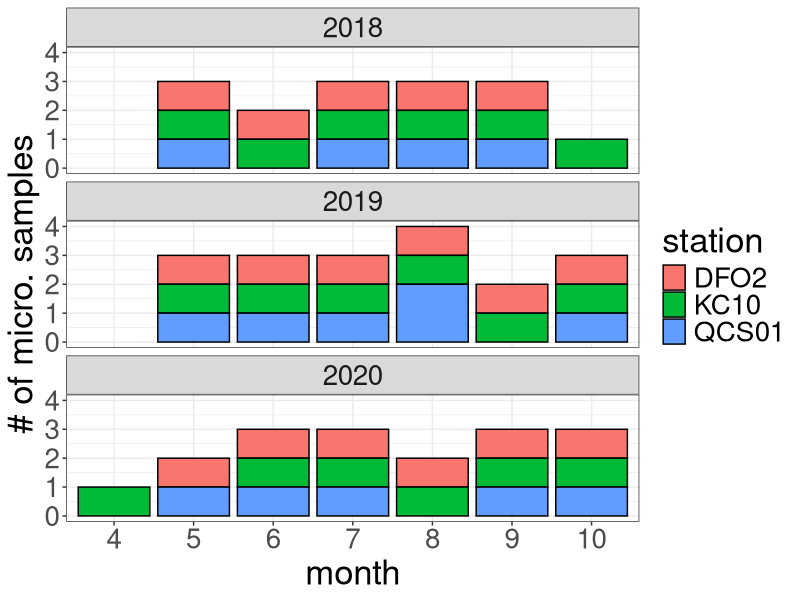
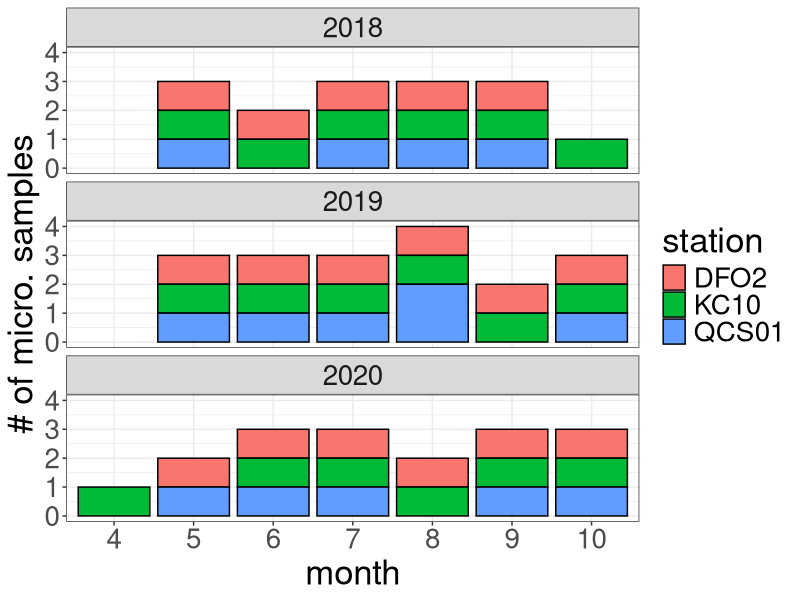

Source code (R) for these figures, in order: (Note: this script raises an error after producing the figures.)
## ---- chunk 1
#Load packages
library(tidyverse)
library(patchwork)
library(here)
library(readr)
library(readxl)
## ---- chunk 2
#Upload fully formatted microscopy data

micro <- read_csv(here("outputs", "micro_master_2021-10-18.csv"))

micro_kc10 <- read_csv(here("outputs", "micro_kc10_2021-12-01.csv"))

micro_kc10_ds <- read_csv(here("outputs", "micro_kc10_ds_2021-12-01.csv"))

#Upload data
data <- read_csv(here("outputs", "ctd_merge_2021-11-04_chem.csv")) 
## ---- chunk 3
#Upload chemtax data

#Upload data
#Uploading chemtax data
chem <- read_csv(here("outputs", "chemtax_master_2021-11-04.csv")) 


## ---- chunk 4
#Selecting autotrophic groups from class level specifications above. Too coarse for dinos.


#Can't figure out how to make this work with multiple stations. Trying each separately and binding
micro_sum_dfo2 <- micro %>%
  filter(trophicStatus == "auto" &
          site_id == "DFO2") %>% 
  complete(date, group) %>% # make each day have all species, even if not observed (for joining)
  group_by(date, group) %>% 
  summarise(sum = sum(count)) %>% #sum counts for each grouping/class
  ungroup() %>% 
  arrange(date, group) %>% 
  mutate(sum = replace_na(sum, 0),
         site_id = "DFO2") #replace NAs, created by complete, with 0s

micro_sum_kc10 <- micro %>%
  filter(trophicStatus == "auto" &
          site_id == "KC10") %>% 
  complete(date, group) %>% # make each day have all species, even if not observed (for joining)
  group_by(date, group) %>% 
  summarise(sum = sum(count)) %>% #sum counts for each grouping/class
  ungroup() %>% 
  arrange(date, group) %>% 
  mutate(sum = replace_na(sum, 0),
         site_id = "KC10") #replace NAs, created by complete, with 0s

micro_sum_qcs01 <- micro %>%
  filter(trophicStatus == "auto" &
          site_id == "QCS01") %>% 
  complete(date, group) %>% # make each day have all species, even if not observed (for joining)
  group_by(date, group) %>% 
  summarise(sum = sum(count)) %>% #sum counts for each grouping/class
  ungroup() %>% 
  arrange(date, group) %>% 
  mutate(sum = replace_na(sum, 0),
         site_id = "QCS01") #replace NAs, created by complete, with 0s

micro_sum_qu39 <- micro %>%
  filter(trophicStatus == "auto" &
          site_id == "QU39") %>% 
  complete(date, group) %>% # make each day have all species, even if not observed (for joining)
  group_by(date, group) %>% 
  summarise(sum = sum(count)) %>% #sum counts for each grouping/class
  ungroup() %>% 
  arrange(date, group) %>% 
  mutate(sum = replace_na(sum, 0),
         site_id = "QU39") #replace NAs, created by complete, with 0s

micro_sum <- rbind(micro_sum_dfo2, micro_sum_kc10, micro_sum_qcs01, micro_sum_qu39)
## ---- chunk 5
#Summing species for the KC10-QU39 Timeseries
micro_kc10_sum <- micro_kc10 %>%
  filter(trophicStatus == "auto" &
          site_id == "KC10") %>% 
  complete(date, group) %>% # make each day have all species, even if not observed (for joining)
  group_by(date, group) %>% 
  summarise(sum = sum(count)) %>% #sum counts for each grouping/class
  ungroup() %>% 
  arrange(date, group) %>% 
  mutate(sum = replace_na(sum, 0),
         site_id = "KC10") #replace NAs, created by complete, with 0s

micro_sum_qu39 <- micro_kc10 %>%
  filter(trophicStatus == "auto" &
          site_id == "QU39") %>% 
  complete(date, group) %>% # make each day have all species, even if not observed (for joining)
  group_by(date, group) %>% 
  summarise(sum = sum(count)) %>% #sum counts for each grouping/class
  ungroup() %>% 
  arrange(date, group) %>% 
  mutate(sum = replace_na(sum, 0),
         site_id = "QU39")

micro_sum_2 <- rbind(micro_kc10_sum, micro_sum_qu39)

#Doing the same for the QU39 downscaled timeseries

micro_kc10_ds_sum <- micro_kc10_ds %>%
  filter(trophicStatus == "auto" &
          site_id == "KC10") %>% 
  complete(date, group) %>% # make each day have all species, even if not observed (for joining)
  group_by(date, group) %>% 
  summarise(sum = sum(count)) %>% #sum counts for each grouping/class
  ungroup() %>% 
  arrange(date, group) %>% 
  mutate(sum = replace_na(sum, 0),
         site_id = "KC10") #replace NAs, created by complete, with 0s

micro_sum_ds_qu39 <- micro_kc10_ds %>%
  filter(trophicStatus == "auto" &
          site_id == "QU39") %>% 
  complete(date, group) %>% # make each day have all species, even if not observed (for joining)
  group_by(date, group) %>% 
  summarise(sum = sum(count)) %>% #sum counts for each grouping/class
  ungroup() %>% 
  arrange(date, group) %>% 
  mutate(sum = replace_na(sum, 0),
         site_id = "QU39")

micro_sum_3 <- rbind(micro_kc10_ds_sum, micro_sum_ds_qu39)
## ---- chunk 6
#Set order or groups for plotting

micro_sum$group <- factor(micro_sum$group,
                         levels = c("Bacillariophyta", #Y
                                    "Chrysophyta", #Y
                                    "Dictyochophyta", #Y
                                    "Raphidiophyta", #Y
                                    "Dinoflagellata", #Y
                                    "Cryptophyta",#Y
                                    "Chlorophyta-Prasinophyta", #Y 
                                    "Euglenophyta", #Y
                                    "Prymnesiophyta-Haptophyta", #Y 
                                    "Cyanobacteria", #Y
                                    "Unknown_Chlorophyta?", #Y
                                    "Unknown_Dinophyceae?", #Y
                                    "Unknown_flagellate" #Y
                                    ))

micro_sum_2$group <- factor(micro_sum_2$group,
                         levels = c("Bacillariophyta", #Y
                                    "Chrysophyta", #Y
                                    "Dictyochophyta", #Y
                                    "Raphidiophyta", #Y
                                    "Dinoflagellata", #Y
                                    "Cryptophyta",#Y
                                    "Chlorophyta-Prasinophyta", #Y 
                                    "Euglenophyta", #Y
                                    "Prymnesiophyta-Haptophyta", #Y 
                                    "Cyanobacteria", #Y
                                    "Unknown_Chlorophyta?", #Y
                                    "Unknown_Dinophyceae?", #Y
                                    "Unknown_flagellate" #Y
                                    ))

micro_sum_3$group <- factor(micro_sum_3$group,
                         levels = c("Bacillariophyta", #Y
                                    "Chrysophyta", #Y
                                    "Dictyochophyta", #Y
                                    "Raphidiophyta", #Y
                                    "Dinoflagellata", #Y
                                    "Cryptophyta",#Y
                                    "Chlorophyta-Prasinophyta", #Y 
                                    "Euglenophyta", #Y
                                    "Prymnesiophyta-Haptophyta", #Y 
                                    "Cyanobacteria", #Y
                                    "Unknown_Chlorophyta?", #Y
                                    "Unknown_Dinophyceae?", #Y
                                    "Unknown_flagellate" #Y
                                    ))

## ---- chunk 7
#Setting colour pallete for microscopy data - roughly comparable to chemtax data
color_palette_micro <- c("#ff8000", #Diatoms 
                   "#2642D5", #Chrysophytes
                   "#ff99c7", #Dicto (same color as chryso as same pig. group)
                   "#4d6600", #Raph
                   "#ff0000", #Dino
                   "#ffff00", #Crypto
                   "#00ff00", #Chloro (chloro and eugleno same colour, same pig. group)
                   "#93FFCA", #Eugleno
                   "#7d4dcc", #Hapto
                   "#000000"  #Cyano
                   )

#Set month labels for plot
month_labels_5 <- rep(c('J','F','M','A','M','J','J','A','S','O','N','D'), 5)

month_labels <- c('J','F','M','A','M','J','J','A','S','O','N','D')
## ---- chunk 8
#Plotting when we have data available for microscopy at Calvert
micro %>%  
  filter(!site_id == "QU39" & date > "2018-01-01" & date < "2021-01-01") %>%  
  distinct(date, site_id) %>% 
  mutate(year = lubridate::year(date),
         month = lubridate::month(date)) %>% 
  group_by(year, month, site_id) %>% 
  summarise(n = n()) %>% 
  ggplot(aes(x = as.factor(month), y = n, fill = site_id)) + 
  geom_bar(stat = "identity", color = "black") +
  facet_wrap(~ year, ncol = 1) +
  theme_bw() +
  labs(y = "# of micro. samples",
       x = "month",
       fill = "station") +
  theme(text = element_text(size = 25))

ggsave(here("figures_new", "sample_number.png"),
       width = 17, height = 15, dpi = 300)
## ---- chunk 9
#Plotting time-series of chl, temp, sal, nuts, secchi. For Chl, I want to use Chl for 2018 and HPLC for 2019 and 2020 as there is greater data availability. I need to merge the 2018 chl with the 2019-2020 HPLC.

chl_bulk <- data %>%
  select(date, site_id, bulk_chl) %>% 
  filter(data < "2019-01-01") %>% 
  rename(chl = bulk_chl)



chl_bulk_fix <- chl_bulk %>% 
  mutate(chl = (0.65*chl) + 0.59 )

chem_tidy <- chem %>% 
  pivot_longer(c(cyan, hapto, green, cryp, dino, dict, raph, diat),
                 names_to = "phyto_group", values_to = "TChla") %>% 
  group_by(date, site_id, phyto_group) %>% 
  summarize(TChla_mean = mean(TChla)) %>% 
  ungroup() %>% 
  group_by(date, site_id) %>% 
  mutate(TChla_sum = sum(TChla_mean)) %>% 
  ungroup()

chl_hplc <- chem_tidy %>% 
  select(date, site_id, chl = TChla_sum) %>% 
  distinct(date, site_id, chl, .keep_all = TRUE)

chl_merge <- rbind(chl_bulk_fix, chl_hplc)


#Looking at relationship between Chl and TCHLA
chem_compare <- chl_hplc %>% 
  rename(tchla = chl)  

chl_compare <- data %>%
  select(date, site_id, bulk_chl) %>% 
  filter(data > "2019-01-01")

chem_compare <- chem_compare %>% 
  left_join(chl_compare)

chem_compare %>% 
  ggplot(aes(x = bulk_chl, y = tchla)) + 
  geom_point() +
  geom_smooth(method = "lm") +
  geom_abline(slope = 1, intercept = 0) +
  ggpubr::stat_cor(label.y.npc = 1.0, vjust = 2, size = 8) +
  ggpubr::stat_regline_equation(label.y = 18, size = 6) 
  
chl_lm = lm(bulk_chl~tchla, data = chem_compare) #Create the linear regression
summary(chl_lm) #Review the results

## ---- chunk 10
blooms <- chl_merge %>% 
  filter(chl >= 5)

bloom_dates <- blooms$date

micro_bloom <- micro %>% 
  filter(date %in% bloom_dates) %>% 
  select(date, site_id, scientificName, count)
## ---- chunk 11
f1 <- chl_merge %>% 
  filter(!site_id == "QU39") %>% 
  mutate(year = lubridate::year(date),
         month = lubridate::month(date),
         yday = lubridate::yday(date)) %>% 
  ggplot(aes(x = yday, y = chl, group = site_id, fill = site_id, 
             color = site_id)) +
  geom_line(size = 2) +
  geom_point(pch = 21, size = 3, color = "black", stroke = 2) +
  geom_hline(yintercept = 5, linetype = "dashed", color = "black") +
  scale_y_continuous(expand = c(0, 0), limits = c(0, 20)) +
  labs(y = "Chl") +
  facet_wrap(~ year) +
  theme_bw() +
  theme(axis.title.x = element_blank(),
        axis.text.x =  element_blank(),
        strip.background = element_blank(),
        # strip.text.x = element_blank(),
        legend.title = element_blank(),
        legend.position = c(0.92, 0.7),
        legend.background = element_blank(),
        text = element_text(size = 30))

f2 <- data %>% 
  filter(!site_id == "QU39") %>% 
  mutate(year = lubridate::year(date),
         month = lubridate::month(date),
         yday = lubridate::yday(date)) %>% 
  ggplot(aes(x = yday, y = temp_dm, group = site_id, fill = site_id, 
             color = site_id)) +
  geom_line(size = 2) +
  geom_point(pch = 21, size = 3, color = "black", stroke = 2) +
  scale_y_continuous(expand = c(0, 0), limits = c(8, 16)) +
  labs(y = "Temp") +
  facet_wrap(~ year) +
  theme_bw() +
  theme(axis.title.x = element_blank(),
        axis.text.x =  element_blank(),
        strip.background = element_blank(),
        strip.text.x = element_blank(),
        legend.position = "none",
        text = element_text(size = 30))

f3 <- data %>% 
  filter(!site_id == "QU39") %>% 
  mutate(year = lubridate::year(date),
         month = lubridate::month(date),
         yday = lubridate::yday(date)) %>% 
  ggplot(aes(x = yday, y = sal_dm, group = site_id, fill = site_id,
             color = site_id)) +
  geom_line(size = 2) +
  geom_point(pch = 21, size = 3, color = "black", stroke = 2) +
  scale_y_continuous(expand = c(0, 0), limits = c(27, 33), 
                     breaks = seq(27, 33, by = 2)) +
  labs(y = "Salinity") +
  facet_wrap(~ year) +
  theme_bw() +
  theme(axis.title.x = element_blank(),
        axis.text.x =  element_blank(),
        strip.background = element_blank(),
        strip.text.x = element_blank(),
        legend.position = "none",
        text = element_text(size = 30))

f4 <- data %>% 
  filter(!site_id == "QU39") %>% 
  mutate(year = lubridate::year(date),
         month = lubridate::month(date),
         yday = lubridate::yday(date)) %>% 
  ggplot(aes(x = yday, y = delta_rho_dm, group = site_id, fill = site_id,
             color = site_id)) +
  geom_line(size = 2) +
  geom_point(pch = 21, size = 3, color = "black", stroke = 2) +
  scale_y_continuous(expand = c(0, 0), limits = c(0, 16)) +
  labs(y = expression(~ Delta * rho)) +
  facet_wrap(~ year) +
  theme_bw() +
  theme(axis.title.x = element_blank(),
        axis.text.x =  element_blank(),
        strip.background = element_blank(),
        strip.text.x = element_blank(),
        legend.position = "none",
        text = element_text(size = 30))


f5 <- data %>% 
  filter(!site_id == "QU39") %>% 
  mutate(year = lubridate::year(date),
         month = lubridate::month(date),
         yday = lubridate::yday(date)) %>% 
  ggplot(aes(x = yday, y = no2_dm, group = site_id, fill = site_id,
             color = site_id)) +
  geom_line(size = 2) +
  geom_point(pch = 21, size = 3, color = "black", stroke = 2) +
  scale_y_continuous(expand = c(0, 0), limits = c(0, 20)) +
  facet_wrap(~ year) +
  labs(y = expression(NO[3]^{"-"} ~ "+" ~ NO[2]^{"-"})) +
  theme_bw() +
  theme(axis.title.x = element_blank(),
        axis.text.x =  element_blank(),
        strip.background = element_blank(),
        strip.text.x = element_blank(),
        legend.position = "none",
        text = element_text(size = 30))

f6 <- data %>% 
  filter(!site_id == "QU39") %>% 
  mutate(year = lubridate::year(date),
         month = lubridate::month(date),
         yday = lubridate::yday(date)) %>% 
  ggplot(aes(x = yday, y = po4_dm, group = site_id, fill = site_id, 
             color = site_id)) +
  geom_line(size = 2) +
  geom_point(pch = 21, size = 3, color = "black", stroke = 2) +
  scale_y_continuous(expand = c(0, 0), limits = c(0, 1.6)) +
  ylab(bquote(PO[4])) +
  facet_wrap(~ year) +
  theme_bw() +
  theme(axis.title.x = element_blank(),
        axis.text.x =  element_blank(),
        strip.background = element_blank(),
        strip.text.x = element_blank(),
        legend.position = "none",
        text = element_text(size = 30))

f7 <- data %>% 
  filter(!site_id == "QU39") %>% 
  mutate(year = lubridate::year(date),
         month = lubridate::month(date),
         yday = lubridate::yday(date)) %>% 
  ggplot(aes(x = yday, y = sio2_dm, group = site_id, fill = site_id,
             color = site_id)) +
  geom_line(size = 2) +
  geom_point(pch = 21, size = 3, color = "black", stroke = 2) +
  scale_y_continuous(expand = c(0, 0), limits = c(0, 30)) +
  ylab(bquote(SiO[4])) +
  facet_wrap(~ year) +
  theme_bw() +
  theme(axis.title.x = element_blank(),
        axis.text.x =  element_blank(),
        strip.background = element_blank(),
        strip.text.x = element_blank(),
        legend.position = "none",
        text = element_text(size = 30))

f8 <- data %>% 
  filter(!site_id == "QU39") %>% 
  mutate(year = lubridate::year(date),
         month = lubridate::month(date),
         yday = lubridate::yday(date)) %>% 
  ggplot(aes(x = yday, y = secchi_depth, group = site_id, fill = site_id,
             color = site_id)) +
  geom_line(size = 2) +
  geom_point(pch = 21, size = 3, color = "black", stroke = 2) +
  scale_y_continuous(expand = c(0, 0), limits = c(0, 15)) +
  ylab("Secchi") +
  facet_wrap(~ year) +
  theme_bw() +
  theme(axis.title.x = element_blank(),
        strip.background = element_blank(),
        strip.text.x = element_blank(),
        legend.position = "none",
        text = element_text(size = 30))

fig <- f1/f2/f3/f4/f5/f6/f7/f8

ggsave(here("figures_rev2", "test5.png"), fig,
       width = 16, height = 20, dpi = 300)
## ---- chunk 12
data %>% 
  mutate(year = lubridate::year(date)) %>%
  filter(!site_id == "QU39") %>% 
  ggplot(aes(x = as.factor(month_surv), y = bulk_chl, fill = site_id)) +
  geom_bar(stat = "identity", position = position_dodge2(preserve = "single"),
           color = "black") +
  facet_wrap(~ year) +
  ggsci::scale_fill_npg() +
  theme_bw()

data %>% 
  mutate(year = lubridate::year(date)) %>%
  filter(!site_id == "QU39") %>% 
  ggplot(aes(x = as.factor(month_surv), y = bulk_chl, fill = site_id)) +
  geom_bar(stat = "identity", position = position_dodge2(preserve = "single"),
           color = "black") +
  facet_wrap(~ year) +
  ggsci::scale_fill_npg() +
  theme_bw()

data %>% 
  mutate(year = lubridate::year(date)) %>%
  filter(!site_id == "QU39") %>% 
  ggplot(aes(x = as.factor(month_surv), y = temp_dm, fill = site_id)) +
  geom_bar(stat = "identity", position = position_dodge2(preserve = "single"),
           color = "black") +
  coord_cartesian(ylim = c(8.5, 16)) +
  facet_wrap(~ year) +
  ggsci::scale_fill_npg() +
  theme_bw()
## ---- chunk 13

#Microscopy May - October 2018-2019 time-series - Calvert

micro_sum %>% 
  filter(date > "2018-04-01" & date < "2020-11-01" & !site_id == "QU39") %>% 
  group_by(date, site_id) %>% 
  mutate(sum_all = sum(sum, na.rm = TRUE)) %>%
  ungroup() %>% 
  mutate(year = lubridate::year(date),
         month = lubridate::month(date),
         yday = lubridate::yday(date)) %>% 
  ggplot(aes(x = yday, y = sum, group = group, fill = group)) +
  geom_area(position = "stack", alpha = 0.8, size = 0.5, colour = "black") +
  geom_point(aes(x = yday, y = sum_all), size = 2) +
  scale_fill_manual(values = color_palette_micro) +
  facet_grid(site_id ~ year) +
  theme_bw() +
  theme(legend.position = "top",
        legend.direction = "horizontal",
        legend.title = element_blank(),
        text = element_text(size = 11)) +
        # strip.background = element_blank(),
        # strip.text = element_blank()) + 
  labs(x = "Year Day",
           y = bquote("Abundance (cells" ~ L^-1*")")) +
  theme(text = element_text(size = 25)) 

ggsave(here("figures_rev2", "timeseries_calvert.png"),
       width = 17, height = 10, dpi = 300)

## ---- chunk 14
#Tried adding chlorophyll to the area plot - too complex, not going to work.
## ---- chunk 15

#Microscopy May - October 2018-2019 time-series - Calvert

micro_sum_2 %>% 
  group_by(date, site_id) %>% 
  mutate(sum_all = sum(sum, na.rm = TRUE)) %>%
  ungroup() %>% 
  mutate(year = lubridate::year(date),
         month = lubridate::month(date),
         yday = lubridate::yday(date)) %>% 
  ggplot(aes(x = yday, y = sum, group = group, fill = group)) +
  geom_area(position = "stack", alpha = 0.8, size = 0.5, colour = "black") +
  geom_point(aes(x = yday, y = sum_all), size = 2) +
  scale_fill_manual(values = color_palette_micro) +
  facet_grid(site_id ~ year) +
  theme_bw() +
  theme(legend.position = "top",
        legend.direction = "horizontal",
        legend.title = element_blank(),
        text = element_text(size = 11)) +
        # strip.background = element_blank(),
        # strip.text = element_blank()) + 
  labs(x = "Year Day",
           y = bquote("Abundance (cells" ~ L^-1*")")) +
  theme(text = element_text(size = 25)) 

ggsave(here("figures_rev2", "timeseries_kc10_qu39.png"),
       width = 17, height = 10, dpi = 300)

## ---- chunk 16

#Microscopy May - October 2018-2019 time-series - Calvert

micro_sum_3 %>% 
  group_by(date, site_id) %>% 
  mutate(sum_all = sum(sum, na.rm = TRUE)) %>%
  ungroup() %>% 
  mutate(year = lubridate::year(date),
         month = lubridate::month(date),
         yday = lubridate::yday(date)) %>% 
  ggplot(aes(x = yday, y = sum, group = group, fill = group)) +
  geom_area(position = "stack", alpha = 0.8, size = 0.5, colour = "black") +
  geom_point(aes(x = yday, y = sum_all), size = 2) +
  scale_fill_manual(values = color_palette_micro) +
  facet_grid(site_id ~ year) +
  theme_bw() +
  theme(legend.position = "top",
        legend.direction = "horizontal",
        legend.title = element_blank(),
        text = element_text(size = 11)) +
        # strip.background = element_blank(),
        # strip.text = element_blank()) + 
  labs(x = "Year Day",
           y = bquote("Abundance (cells" ~ L^-1*")")) +
  theme(text = element_text(size = 25)) 

ggsave(here("figures_rev2", "timeseries_kc10_qu39_downscaled.png"),
       width = 17, height = 10, dpi = 300)

## ---- chunk 17
#Making Tidy
#Chemtax
chem_tidy <- chem %>% 
  pivot_longer(c(cyan, hapto, green, cryp, dino, dict, raph, diat),
                 names_to = "phyto_group", values_to = "TChla") %>% 
  group_by(date, site_id, phyto_group) %>% 
  summarize(TChla_mean = mean(TChla)) %>% 
  ungroup() %>% 
  group_by(date, site_id) %>% 
  mutate(TChla_sum = sum(TChla_mean)) %>% 
  ungroup()

## ---- chunk 18

#Order phytoplankton groups roughly from smallest to largest - create order list
order_chem <- c("cyan", "hapto", "green", "cryp",
                "dino", "raph", "dict", "diat")

#Chemtax - Specify order of phyto groups for figures
chem_tidy <- arrange(mutate(chem_tidy,
                                phyto_group = factor(phyto_group,
                                levels = order_chem)))

chem_tidy <- chem_tidy %>% 
  arrange(date, phyto_group)

## ---- chunk 19

#Set Color palette for plotting. Currently based on QU39 manuscript. Brewer has some good ones for R style.
palette_chem <- c("#ff8000", #1 - Diatoms (orange)
                  "#ff99c7", #2 - Dictyochophytes (pink)
                  "#4d6600", #3 - Raphidophytes (dark green)
                  "#ff0000", #4 - Dinoflagellates (Red)
                  "#ffff00", #5 - Cryptophytes (yellow)
                  "#00ff00", #6 - Chlorophyta (light green)
                  "#7d4dcc", #7 - Haptophytes (purple)
                  "#000000") #8 - Cyanobacteria (black)

#Set month labels for plot
month_labels <- c('J','F','M','A','M','J','J','A','S','O','N','D')
## ---- chunk 20

chem_tidy %>% 
  filter(date > "2018-04-01" & date < "2020-11-01" & !site_id == "QU39") %>% 
  mutate(year = lubridate::year(date),
         month = lubridate::month(date),
         yday = lubridate::yday(date)) %>% 
  ggplot(aes(x = yday, y = TChla_mean, fill = fct_rev(phyto_group))) +
  geom_area(position = "stack", alpha = 0.8, size = 0.5, colour = "black") +
  geom_point(aes(x = yday, y = TChla_sum), size = 2) +
  scale_fill_manual(values = palette_chem) +
  facet_grid(site_id ~ year) +
  theme_bw() +
  theme(legend.position = "top",
        legend.direction = "horizontal",
        legend.title = element_blank(),
        text = element_text(size = 11)) +
  guides(fill = guide_legend(nrow = 1)) +
        # strip.background = element_blank(),
        # strip.text = element_blank()) + 
  labs(x = "Year Day",
           y = bquote("TChl (mg" ~ m^-3*")")) +
  theme(text = element_text(size = 25)) 

ggsave(here("figures_rev2", "timeseries_calvert_chem.png"),
       width = 16, height = 10, dpi = 300)

## ---- chunk 21
#Plot chemtax data by station - biomass
chem_tidy %>%
  ggplot() +
  geom_area(aes(date, TChla_mean, fill = fct_rev(phyto_group)),
    alpha = 0.8, size = 0.5, colour = "black") +
  geom_point(aes(date, TChla_sum)) +
  facet_wrap(~ site_id, nrow = 4) +
  scale_fill_manual(values = palette_chem) +
  theme_bw() +
  labs(y = bquote("TChl (mg" ~ m^-3*")"),
       fill = "Group") +
  scale_x_date(limits = startEnd,
               breaks = scales::date_breaks("1 month"),
               labels = scales::date_format("%m")) +
  theme(legend.position = "top",
        legend.direction = "horizontal",
        legend.title = element_blank(),
        text = element_text(size = 30)) +
  theme(strip.background = element_blank(),
        strip.text.x = element_blank(),
        text = element_text(size = 30)) +
        # plot.margin = margin(0, 50, 0, 0)) +
  guides(fill = guide_legend(nrow = 1))
  
ggsave(here("figures_new", "calvert_qu39_chem_2019-ts.png"),
       width=16, height=14, dpi=300)
## ---- chunk 22
#Plot chemtax data by station - relative
chem_tidy %>%
  ggplot() +
  geom_area(aes(date, TChla_mean, fill = fct_rev(phyto_group)),
    position = "fill", alpha = 0.8, size = 0.5, colour = "black") +
  geom_point(aes(date, 1)) +
  facet_wrap(~ site_id, nrow = 4) +
  scale_fill_manual(values = palette_chem) +
  theme_bw() +
  labs(y = bquote("Relative (%)"),
       fill = "Group") +
  scale_x_date(limits = startEnd,
               breaks = scales::date_breaks("1 month"),
               labels = scales::date_format("%m")) +
  theme(legend.position = "top",
        legend.direction = "horizontal",
        legend.title = element_blank(),
        text = element_text(size = 30)) +
  theme(strip.background = element_blank(),
        strip.text.x = element_blank(),
        text = element_text(size = 30)) +
        # plot.margin = margin(0, 50, 0, 0)) +
  guides(fill = guide_legend(nrow = 1))
  
ggsave(here("figures", "calvert_qu39_chem_relative_2019-ts.png"),
       width=16, height=14, dpi=300)
## ---- chunk 23
#Trying to plot Relative in a different way - CHEMTAX
chem_qu39_ds <- chem_tidy %>%
  filter(site_id == "QU39")

chem_qu39_ds <- chem_qu39_ds %>%
  filter(date == "2019-05-09" |
         date == "2019-06-04" |
         date == "2019-07-09" |
         date == "2019-08-07" |
         date == "2019-08-29" |
         date == "2019-10-09" |
         #date == "2019-11-26" | #removing this for multi-year analysis
         date == "2020-04-29" | #Different month, but very close temporally
         date == "2020-06-04" |
         date == "2020-07-09" | # Also 06-30 - Tricky
         date == "2020-08-04" | # Also 08-13 
         date == "2020-09-01" |
         date == "2020-10-08")

chem_ds <- chem_tidy %>%
  filter(!site_id == "QU39")

chem_ds <- rbind(chem_ds, chem_qu39_ds)

# chem_ds <- chem_ds %>% 
#   filter(date > "2019-05-01" & date < "2019-12-01") %>% 
#   arrange(date)

chem_ds <- chem_ds %>%  
  mutate(month = lubridate::month(date),
         month = case_when(date == "2019-08-29" ~ 9,
                           date == "2019-08-31" ~ 9,
                           date == "2020-04-29" ~ 5,
                           date == "2020-04-30" ~ 5,
                             TRUE ~ as.numeric (month)))
    
## ---- chunk 24
micro_qu39_ds <- micro_sum %>%
  filter(site_id == "QU39")

micro_qu39_ds_distinct <- micro_qu39_ds %>%
  mutate(month = lubridate::month(date)) %>% 
  filter(date > "2018-01-01" & date < "2021-01-01" & month > 3 & month < 11) %>%
  distinct(date, site_id)

#Trying to plot Relative in a different way - CHEMTAX
micro_qu39_ds <- micro_qu39_ds %>%
  filter(date == "2018-05-29" | #could also be 05-22
         date == "2018-06-26" |
         date == "2018-07-23" | # Could also be 07-16
         date == "2018-08-21" | # 08-14, 08-28
         date == "2018-09-13" |   
         date == "2018-10-24" |
         date == "2019-05-09" |
         date == "2019-06-04" |
         date == "2019-07-09" |
         date == "2019-08-07" |
         date == "2019-08-29" |
         date == "2019-10-09" |
         #date == "2019-11-26" | #removing this for multi-year analysis
         date == "2020-04-29" | #Different month, but very close temporally
         date == "2020-06-04" |
         date == "2020-07-09" | # Also 06-30 - Tricky
         date == "2020-08-04" | # Also 08-13 
         date == "2020-09-01" |
         date == "2020-10-08")

micro_ds <- micro_sum %>%
  filter(!site_id == "QU39")

micro_ds_distinct <- micro_ds %>% 
  mutate(month = lubridate::month(date)) %>% 
  filter(date > "2018-01-01" & date < "2021-01-01" & month > 4 & month < 11) %>%
  distinct(date, site_id) %>% 
  mutate(row_n = row_number())

micro_ds <- rbind(micro_ds, micro_qu39_ds)

# micro_ds <- micro_ds %>% 
#   filter(date > "2019-05-01" & date < "2019-12-01") %>% 
#   arrange(date)

micro_ds <- micro_ds %>%  
  mutate(month = lubridate::month(date),
         month = case_when(date == "2019-08-29" ~ 9,
                           date == "2019-08-31" ~ 9,
                           date == "2020-04-29" ~ 5,
                           date == "2020-04-30" ~ 5,
                             TRUE ~ as.numeric (month)))
## ---- chunk 25
p1 <- micro_ds %>% 
  filter(!group == "Unknown_Chlorophyta?" &
         !group == "Unknown_Dinophyceae?" &
         !group == "Unknown_flagellate" &
           date >= "2018-05-01" & date < "2018-11-01") %>% 
  ggplot(aes(x = site_id, y = sum, fill = group)) +
  geom_bar(position = "stack", stat = "identity", color = "black") +
  ylim(y = c(0, 3500000)) +
  facet_wrap(~ month, nrow = 1) +
  scale_fill_manual(values = color_palette_micro) +
  scale_x_discrete(labels = c("DFO2" = "F", "KC10" = "C", "QCS01" = "S",
                              "QU39" = "E")) +
  # labs(y = bquote("Abundance (cells" ~ L^-1*")")) +
  theme_bw() +
  theme(legend.position = "top",
        legend.direction = "horizontal",
        legend.title = element_blank(),
        axis.title.x = element_blank(),
        axis.text.x = element_blank(),
        axis.title.y = element_blank(),
        text = element_text(size = 30),
        axis.text = element_text(colour = "black"))

p2 <- micro_ds %>% 
  filter(!group == "Unknown_Chlorophyta?" &
         !group == "Unknown_Dinophyceae?" &
         !group == "Unknown_flagellate" &
           date >= "2019-05-01" & date < "2019-11-01") %>% 
  ggplot(aes(x = site_id, y = sum, fill = group)) +
  geom_bar(position = "stack", stat = "identity", color = "black") +
  ylim(y = c(0, 3500000)) +
  facet_wrap(~ month, nrow = 1) +
  scale_fill_manual(values = color_palette_micro) +
  scale_x_discrete(labels = c("DFO2" = "F", "KC10" = "C", "QCS01" = "S",
                              "QU39" = "E")) +
  labs(y = bquote("Abund. (cells" ~ L^-1*")")) +
  theme_bw() +
  theme(strip.background = element_blank(),
        strip.text.x = element_blank(),
        legend.position = "none",
        axis.title.x = element_blank(),
        axis.text.x = element_blank(),
        text = element_text(size = 30),
        axis.text = element_text(colour = "black"))

p3 <- micro_ds %>% 
  filter(!group == "Unknown_Chlorophyta?" &
         !group == "Unknown_Dinophyceae?" &
         !group == "Unknown_flagellate" &
          date > "2020-04-27" & date < "2020-11-01") %>% 
  ggplot(aes(x = site_id, y = sum, fill = group)) +
  geom_bar(position = "stack", stat = "identity", color = "black") +
  ylim(y = c(0, 3500000)) +
  facet_wrap(~ month, nrow = 1) +
  scale_fill_manual(values = color_palette_micro) +
  scale_x_discrete(labels = c("DFO2" = "F", "KC10" = "C", "QCS01" = "S",
                              "QU39" = "E")) +
  # labs(y = bquote("Abundance (cells" ~ L^-1*")")) +
  theme_bw() +
  theme(strip.background = element_blank(),
        strip.text.x = element_blank(),
        legend.position = "none",
        axis.title.x = element_blank(),
        axis.title.y = element_blank(),
        text = element_text(size = 30),
        axis.text = element_text(colour = "black"))

fig <-  p1/p2/p3

ggsave(here("figures_new", "calvert_qu39_2018-2020_micro_box_absolute.png"), fig,
       width = 20, height = 12, dpi = 300)
## ---- chunk 26
# p1 <- micro_ds %>% 
#   filter(!group == "Unknown_Chlorophyta?" &
#          !group == "Unknown_Dinophyceae?" &
#          !group == "Unknown_flagellate" &
#            date >= "2018-01-01" & date < "2021-01-01" & month > 4 & month < 11) %>% 
#   mutate(year = lubridate::year(date),
#          row_n = row_number()) %>% 
#   ggplot(aes(x = site_id, y = sum, fill = group)) +
#   geom_bar(position = "stack", stat = "identity", color = "black") +
#   geom_text(aes(label = row_n, group = site_id),  vjust = -1, data = micro_ds_distinct) +
#   ylim(y = c(0, 3500000)) +
#   facet_grid(year ~ month) +
#   scale_fill_manual(values = color_palette_micro) +
#   scale_x_discrete(labels = c("DFO2" = "F", "KC10" = "C", "QCS01" = "S",
#                               "QU39" = "E")) +
#   # labs(y = bquote("Abundance (cells" ~ L^-1*")")) +
#   theme_bw() +
#   theme(legend.position = "top",
#         legend.direction = "horizontal",
#         legend.title = element_blank(),
#         axis.title.x = element_blank(),
#         axis.text.x = element_blank(),
#         axis.title.y = element_blank(),
#         text = element_text(size = 30),
#         axis.text = element_text(colour = "black"))
# 
# 
# 
# ggsave(here("figures_new", "calvert_qu39_2018-2020_micro_box_absolute_grid.png"),
#        width = 20, height = 12, dpi = 300)
## ---- chunk 27
p1 <- chem_ds %>% 
  filter(date >= "2019-05-01" & date < "2019-11-01") %>% 
  ggplot(aes(x = site_id, y = TChla_mean, fill = fct_rev(phyto_group))) +
  geom_bar(position = "stack", stat = "identity", color = "black") +
  facet_wrap(~ month, nrow = 1) +
  scale_fill_manual(values = palette_chem) +
  scale_x_discrete(labels = c("DFO2" = "F", "KC10" = "C", "QCS01" = "S",
                              "QU39" = "E")) +
  labs(y = bquote("TChl (mg" ~ m^-3*")")) +
  theme_bw() +
  theme(legend.position = "top",
        legend.direction = "horizontal",
        legend.title = element_blank()) +
  theme(axis.title.x = element_blank(),
        text = element_text(size = 30),
        axis.text = element_text(colour = "black")) +
  guides(fill = guide_legend(nrow = 1))

p2 <- chem_ds %>% 
  filter(date > "2020-04-27" & date < "2020-11-01") %>%  
  ggplot(aes(x = site_id, y = TChla_mean, fill = fct_rev(phyto_group))) +
  geom_bar(position = "stack", stat = "identity", color = "black") +
  facet_wrap(~ month, nrow = 1) +
  scale_fill_manual(values = palette_chem) +
  scale_x_discrete(labels = c("DFO2" = "F", "KC10" = "C", "QCS01" = "S",
                              "QU39" = "E")) +
  labs(y = bquote("TChl (mg" ~ m^-3*")")) +
  theme_bw() +
  theme(strip.background = element_blank(),
        strip.text.x = element_blank(),
        legend.position = "none",
        axis.title.x = element_blank(),
        axis.text.x = element_blank(),
        text = element_text(size = 30),
        axis.text = element_text(colour = "black")) +
  guides(fill = guide_legend(nrow = 1))

fig <- p1/p2

ggsave(here("figures_new", "calvert_qu39_2018-2020_chem_box_absolute.png"), fig,
       width = 20, height = 10, dpi = 300)
## ---- chunk 28
p1 <- micro_ds %>% 
  filter(!group == "Unknown_Chlorophyta?" &
         !group == "Unknown_Dinophyceae?" &
         !group == "Unknown_flagellate" &
           date >= "2019-05-01" & date <= "2019-12-01") %>% 
  ggplot(aes(x = site_id, y = sum, fill = group)) +
  geom_bar(position = "stack", stat = "identity") +
  facet_wrap(~ month, nrow = 1) +
  scale_fill_manual(values = color_palette_micro) +
  scale_x_discrete(labels = c("DFO2" = "F", "KC10" = "C", "QCS01" = "S",
                              "QU39" = "E")) +
  labs(y = bquote("Abundance (cells" ~ L^-1*")")) +
  theme_bw() +
  theme(legend.position = "top",
        legend.direction = "horizontal",
        legend.title = element_blank()) +
  theme(axis.title.x = element_blank(),
        text = element_text(size = 30),
        axis.text = element_text(colour = "black"))

p2 <- chem_ds %>% 
  filter(date >= "2019-05-01" & date <= "2019-12-01") %>% 
  ggplot(aes(x = site_id, y = TChla_mean, fill = fct_rev(phyto_group))) +
  geom_bar(position = "stack", stat = "identity") +
  facet_wrap(~ month, nrow = 1) +
  scale_fill_manual(values = palette_chem) +
  scale_x_discrete(labels = c("DFO2" = "F", "KC10" = "C", "QCS01" = "S",
                              "QU39" = "E")) +
  labs(y = bquote("TChl (mg" ~ m^-3*")")) +
  theme_bw() +
  theme(legend.position = "top",
        legend.direction = "horizontal",
        legend.title = element_blank()) +
  theme(axis.title.x = element_blank(),
        text = element_text(size = 30),
        axis.text = element_text(colour = "black")) +
  guides(fill = guide_legend(nrow = 1))

fig <- p1/p2

ggsave(here("figures_new", "calvert_qu39_2019_box_comb_absolute_test.png"), fig,
       width = 20, height = 10, dpi = 300)
## ---- chunk 29
p1 <- micro_ds %>% 
  filter(!group == "Unknown_Chlorophyta?" &
         !group == "Unknown_Dinophyceae?" &
         !group == "Unknown_flagellate" &
           date >= "2019-05-01" & date <= "2019-12-01") %>%
  ggplot(aes(x = site_id, y = sum, fill = group)) +
  geom_bar(position = "fill", stat = "identity") +
  facet_wrap(~ month, nrow = 1) +
  scale_fill_manual(values = color_palette_micro) +
  scale_x_discrete(labels = c("DFO2" = "F", "KC10" = "C", "QCS01" = "S",
                              "QU39" = "E")) +
  labs(y = bquote("Abundance (%)")) +
  theme_bw() +
  theme(legend.position = "top",
        legend.direction = "horizontal",
        legend.title = element_blank()) +
  theme(axis.title.x = element_blank(),
        text = element_text(size = 30),
        axis.text = element_text(colour = "black"))

p2 <- chem_ds %>% 
  filter(date >= "2019-05-01" & date <= "2019-12-01") %>%
  ggplot(aes(x = site_id, y = TChla_mean, fill = fct_rev(phyto_group))) +
  geom_bar(position="fill", stat="identity") +
  facet_wrap(~ month, nrow = 1) +
  scale_fill_manual(values = palette_chem) +
  scale_x_discrete(labels = c("DFO2" = "F", "KC10" = "C", "QCS01" = "S",
                              "QU39" = "E")) +
  labs(y = bquote("TChl (%)")) +
  theme_bw() +
  theme(legend.position = "top",
        legend.direction = "horizontal",
        legend.title = element_blank()) +
  theme(axis.title.x = element_blank(),
        text = element_text(size = 30),
        axis.text = element_text(colour = "black")) +
  guides(fill = guide_legend(nrow = 1))

fig <- p1/p2

ggsave(here("figures_new", "calvert_qu39_2019_box_comb_test.png"), fig,
       width = 20, height = 10, dpi = 300)
## ---- chunk 30
micro_qu39_ds_full <- micro %>%
  filter(site_id == "QU39")

micro_qu39_ds_full_distinct <- micro_qu39_ds_full %>%
  mutate(month = lubridate::month(date)) %>% 
  filter(date > "2018-01-01" & date < "2021-01-01" & month > 3 & month < 11) %>%
  distinct(date, site_id)

#Trying to plot Relative in a different way - CHEMTAX
micro_qu39_ds_full <- micro_qu39_ds_full %>%
  filter(date == "2018-05-29" | #could also be 05-22
         date == "2018-06-26" |
         date == "2018-07-23" | # Could also be 07-16
         date == "2018-08-21" | # 08-14, 08-28
         date == "2018-09-13" |   
         date == "2018-10-24" |
         date == "2019-05-09" |
         date == "2019-06-04" |
         date == "2019-07-09" |
         date == "2019-08-07" |
         date == "2019-08-29" |
         date == "2019-10-09" |
         #date == "2019-11-26" | #removing this for multi-year analysis
         date == "2020-04-29" | #Different month, but very close temporally
         date == "2020-06-04" |
         date == "2020-07-09" | # Also 06-30 - Tricky
         date == "2020-08-04" | # Also 08-13 
         date == "2020-09-01" |
         date == "2020-10-08")

micro_ds_full <- micro %>%
  filter(!site_id == "QU39")

micro_ds_full_distinct <- micro_ds_full %>% 
  mutate(month = lubridate::month(date)) %>% 
  filter(date > "2018-01-01" & date < "2021-01-01" & month > 4 & month < 11) %>%
  distinct(date, site_id) %>% 
  mutate(row_n = row_number())

micro_ds_full <- rbind(micro_ds_full, micro_qu39_ds_full)


micro_ds_full <- micro_ds_full %>%  
  mutate(month = lubridate::month(date),
         month = case_when(date == "2019-08-29" ~ 9,
                           date == "2019-08-31" ~ 9,
                           date == "2020-04-29" ~ 5,
                           date == "2020-04-30" ~ 5,
                             TRUE ~ as.numeric (month)))

micro_ds_full <- micro_ds_full %>% 
  filter(date > "2018-01-01" & date < "2020-12-31" & month > 4 & month < 11)
## ---- chunk 31
micro_ds_full %>% 
  filter(scientificName == "Thalassiosira rotula") %>%
  mutate(year = lubridate::year(date)) %>% 
  ggplot(aes(x = month, y = count, color = site_id)) +
  geom_point() +
  facet_wrap(~year)
